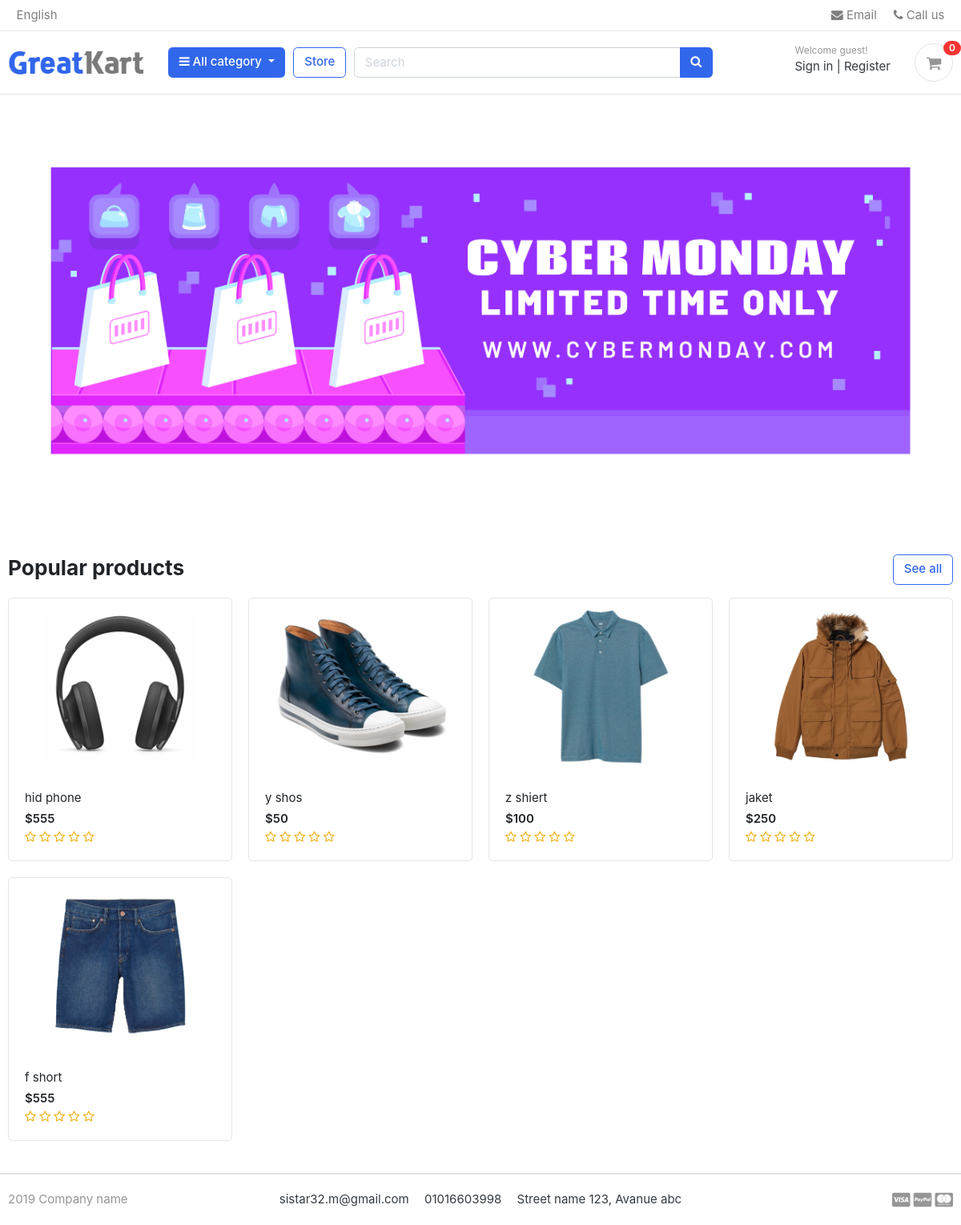
The page / on the database its author committed.
### store/models.py (models this page shows, shortened)
class Product (models.Model):
    product_name = models.CharField(max_length=50, unique=True)
    slug = models.SlugField(max_length=200, unique=True)
    description = models.TextField()
    price = models.IntegerField()
    image = models.ImageField(upload_to='photos/products')
    stock = models.IntegerField()
    is_available = models.BooleanField(default=True)
    catefory = models.ForeignKey(Category, on_delete=models.CASCADE)
    created_date = models.DateTimeField(auto_now_add=True)
    modified_date = models.DateTimeField(auto_now=True)
    def averageReview (self):
        reviews=ReviewRating.objects.filter(product=self,status=True).aggregate(average=Avg('rating'))
        avg=0
        if reviews['average'] is not None:
            avg=float(reviews['average'])
        return avg

### PROJECT/views.py (the view)
# urls.py: path('',views.home,name='home'),
def home (request):
    products=Product.objects.filter(is_available=True).order_by('-created_date')
    for product in products:
        reviews=ReviewRating.objects.filter(product__id=product.id,status=True)
    context={'products':products,'reviews':reviews}
    return render(request,'home.html',context)

### cart/context_processors.py (called while the page is built)
def counter (request):
    cart_count=0
    try:
        cart=Cart.objects.filter(cart_id=_cart_id(request))
        if request.user.is_authenticated:
            cart_items=CartItem.objects.filter(user=request.user)
        else:
            cart_items=CartItem.objects.filter(cart=cart[0:1]) # عناصر العربي اللي ف العربيه الواحده و الاولي
        for cart_item in cart_items :
            cart_count+=cart_item.quantity
    except Cart.DoesNotExist :
        cart_count=0
    return dict (cart_count=cart_count)

### cart/views.py (called while the page is built)
def _cart_id (request):
    cart=request.session.session_key
    if not cart :
        cart=request.session.create()
    return cart

### category/context_processors.py (called while the page is built)
def menu_links (request):
    links=Category.objects.all()
    return dict(links=links)

### category/models.py (called while the page is built)
    def get_url (self):
        return reverse ('product_by_catigory',args=[self.slug])

### templates/home.html
{% extends 'base.html' %}
{% load static %}
{% block content %}
<section class="section-intro padding-y-sm">
<div class="container">
<div class="intro-banner-wrap">
	<img src="{% static 'images/banners/z.jpg' %}" class="img-fluid rounded">
</div>
</div>
</section>
<section class="section-name padding-y-sm">
<div class="container">
<header class="section-heading">
	<a href="{% url 'store' %}" class="btn btn-outline-primary float-right">See all</a>
	<h3 class="section-title">Popular products</h3>
</header>
<div class="row">
	{% for product in products %}
	<div class="col-md-3">
		<div class="card card-product-grid">
			<a href="{% url 'product_detail' product.catefory.slug product.slug %}" class="img-wrap"> <img src="{{product.image.url}}"> </a>
			<figcaption class="info-wrap">
				<a href="{% url 'product_detail' product.catefory.slug product.slug %}" class="title">{{product.product_name}}</a>
				<div class="price mt-1">${{product.price}}</div>
				<div class="rating-star">
					<span>
						<i class="fa fa-star{% if product.averageReview < 0.5 %}-o{% elif product.averageReview >= 0.5 and product.averageReview < 1 %}-half-o{% endif %}" aria-hidden="true"></i>
						<i class="fa fa-star{% if product.averageReview < 1.5 %}-o{% elif product.averageReview >= 1.5 and product.averageReview < 2 %}-half-o{% endif %}" aria-hidden="true"></i>
						<i class="fa fa-star{% if product.averageReview < 2.5 %}-o{% elif product.averageReview >= 2.5 and product.averageReview < 3 %}-half-o{% endif %}" aria-hidden="true"></i>
						<i class="fa fa-star{% if product.averageReview < 3.5 %}-o{% elif product.averageReview >= 3.5 and product.averageReview < 4 %}-half-o{% endif %}" aria-hidden="true"></i>
						<i class="fa fa-star{% if product.averageReview < 4.5 %}-o{% elif product.averageReview >= 4.5 and product.averageReview < 5 %}-half-o{% endif %}" aria-hidden="true"></i>
					</span>
				</div>
			</figcaption>
		</div>
	</div>
	{% endfor %}
</div>
</div>
</section>
</body>
</html>
{% endblock content %}

### templates/base.html (shortened to what this page needs)
{% load static %}
<!DOCTYPE HTML>
<html lang="en">
<head>
    <link href="{% static 'css/bootstrap.css' %}" rel="stylesheet" type="text/css" />
    <link href="{% static 'fonts/fontawesome/css/all.min.css' %}" type="text/css" rel="stylesheet">
    <link href="{% static 'css/ui.css' %}" rel="stylesheet" type="text/css" />
    <link href="{% static 'css/responsive.css' %}" rel="stylesheet" media="only screen and (max-width: 1200px)" />
    <link href="{% static 'css/custom.css' %}" rel="stylesheet" type="text/css" />
    <link rel="stylesheet" href="https://cdnjs.cloudflare.com/ajax/libs/font-awesome/4.7.0/css/font-awesome.min.css">
</head>
<body>
    {% include 'includes/navbar.html' %}
    {% block content %}
    {% endblock content %}
    {% include 'includes/footer.html' %}

### templates/includes/navbar.html (shortened to what this page needs)
{% load static %}
<header class="section-header">
    <nav class="navbar p-md-0 navbar-expand-sm navbar-light border-bottom">
        <div class="container">
            <div class="collapse navbar-collapse" id="navbarTop4">
                <ul class="navbar-nav mr-auto">
                    <li class="nav-item dropdown">
                        <a href="#" class="nav-link"> English </a>
                    </li>
                </ul>
                <ul class="navbar-nav">
                    <li><a href="#" class="nav-link"> <i class="fa fa-envelope"></i> Email </a></li>
                    <li><a href="#" class="nav-link"> <i class="fa fa-phone"></i> Call us </a></li>
                </ul>
            </div>
        </div>
    </nav>
    <section class="header-main border-bottom">
        <div class="container">
            <div class="row align-items-center">
                <div class="col-lg-2 col-md-3 col-6">
                    <a href="/" class="brand-wrap">
                        <img class="logo" src="{% static './images/logo.png' %}">
                    </a>
                </div>
                <div class="col-lg col-sm col-md col-6 flex-grow-0">
                    <div class="category-wrap dropdown d-inline-block float-right">
                        <button type="button" class="btn btn-primary dropdown-toggle" data-toggle="dropdown">
                            <i class="fa fa-bars"></i> All category
                        </button>
                    </div>
                </div>
                <a href="{% url 'store' %}" class="btn btn-outline-primary">Store</a>
                <div class="col-lg  col-md-6 col-sm-12 col">
                    <form action="{% url 'search' %}" class="search" method="get">
                        <div class="input-group w-100">
                            <input type="text" class="form-control" style="width:60%;" placeholder="Search" name="keyword">
                            <div class="input-group-append">
                                <button class="btn btn-primary" type="submit">
                                    <i class="fa fa-search"></i>
                                </button>
                            </div>
                        </div>
                    </form>
                </div>
                <div class="col-lg-3 col-sm-6 col-8 order-2 order-lg-3">
                    <div class="d-flex justify-content-end mb-3 mb-lg-0">
                        {% if user.id is None %}
                        <div class="widget-header">
                            <small class="title text-muted">Welcome guest!</small>
                            <div>
                                <a href="{% url 'login' %}">Sign in</a> <span class="dark-transp"> | </span>
                                <a href="{% url 'register' %}"> Register</a>
                            </div>
                        </div>
                        {% endif %}
                        <a href="{% url 'cart' %}" class="widget-header pl-3 ml-3">
                            <div class="icon icon-sm rounded-circle border"><i class="fa fa-shopping-cart"></i></div>
                            <span class="badge badge-pill badge-danger notify">{{cart_count}}</span>
                        </a>
                    </div>
                </div>
            </div>
        </div>
    </section>
</header>

### templates/includes/footer.html (shortened to what this page needs)
{% load static %}
<footer class="section-footer border-top">
	<div class="container">
		<section class="footer-bottom border-top row">
			<div class="col-md-2">
				<p class="text-muted">  2019 Company name </p>
			</div>
			<div class="col-md-8 text-md-center">
				<span  class="px-2">sistar32.m@gmail.com</span>
				<span  class="px-2">01016603998</span>
				<span  class="px-2">Street name 123, Avanue abc</span>
			</div>
			<div class="col-md-2 text-md-right text-muted">
				<i class="fab fa-lg fa-cc-visa"></i>
				<i class="fab fa-lg fa-cc-paypal"></i>
				<i class="fab fa-lg fa-cc-mastercard"></i>
			</div>
		</section>
	</div>
</footer>
</body>
</html>

### static/css/ui.css (style rules this page uses)
html { font-family: "Inter", sans-serif; font-size: 15px; }
.img-wrap { text-align: center; display: block; }
.img-wrap img { max-width: 100%; }
.icon-xs, .icon-sm, .icon-md, .icon-lg { display: inline-block; text-align: center; flex-shrink: 0; flex-grow: 0; }
.icon-sm { width: 48px; height: 48px; line-height: 48px !important; font-size: 20px; }
.padding-y-sm { padding-top: 20px; padding-bottom: 20px; }
.section-heading { margin-bottom: 20px; margin-top: 15px; }
.section-title { color: #212529; }
p:last-child { margin-bottom: 0; }
.header-main { position: relative; padding-top: 1rem; padding-bottom: 1rem; }
.brand-wrap .logo, .navbar-brand .logo { margin-right: 7px; max-height: 42px; display: inline-block; }
.widget-header { display: inline-block; vertical-align: middle; position: relative; }
.widget-header a { color: #343a40; }
.widget-header i { color: #969696; }
.widget-header .title { display: block; }
.widget-header .notify { position: absolute; top: -3px; right: -10px; }
.footer-bottom { padding-top: 20px; padding-bottom: 20px; }
[class*=card-product] a.title { color: #212529; display: block; }
[class*=card-product] .img-wrap { overflow: hidden; position: relative; }
[class*=card-product] .img-wrap img { height: 100%; max-width: 100%; width: auto; display: inline-block; -o-object-fit: cover; object-fit: cover; }
.card-product-grid { margin-bottom: 20px; }
.card-product-grid .img-wrap { border-radius: 0.2rem 0.2rem 0 0; height: 220px; }
.card-product-grid .info-wrap { overflow: hidden; padding: 18px 20px; }
.card .img-wrap { overflow: hidden; }
.notify { position: absolute; top: -4px; right: -10px; display: inline-block; padding: 0.25em 0.6em; font-size: 12px; line-height: 1; text-align: center; border-radius: 3rem; color: #fff; background-color: #fa3434; }
.price { font-weight: 600; color: #212529; }

### static/css/custom.css (style rules this page uses)
.rating-star i { color: #edac09 !important; }

### rows shown on the page
Product: image (picture), product_name "hid phone", price "555"
Product: image (picture), product_name "y shos", price "50"
Product: image (picture), product_name "z shiert", price "100"
Product: image (picture), product_name "jaket", price "250"
Product: image (picture), product_name "f short", price "555"

### other values the page prints
{{ cart_count }} "0"
